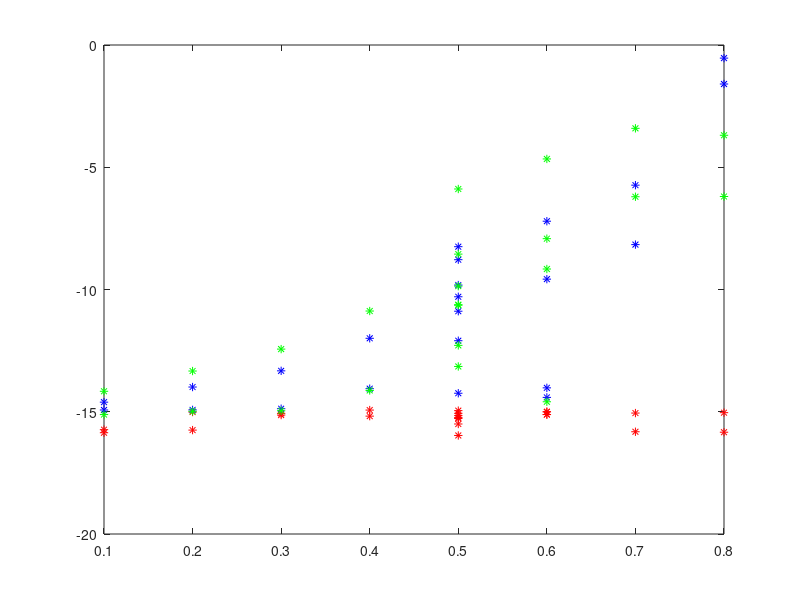

Write MATLAB code to recreate this figure. (Note: this script raises an error after producing the figure.)
% COPYRIGHT © 2025 FAU
% 
% This MATLAB script is the intellectual property of FAU.
% All rights reserved.
% 
% Redistribution and use in source and binary forms, with or without 
% modification, are permitted provided that the following conditions are met:
% 
% 1. Redistributions of source code must retain the above copyright notice, 
%    this list of conditions, and the following disclaimer.
% 2. Redistributions in binary form must reproduce the above copyright notice, 
%    this list of conditions, and the following disclaimer in the documentation 
%    and/or other materials provided with the distribution.
% 3. Neither the name of FAU nor the names of its 
%    contributors may be used to endorse or promote products derived from 
%    this software without specific prior written permission.
% 
% THIS SOFTWARE IS PROVIDED "AS IS" AND ANY EXPRESS OR IMPLIED WARRANTIES, 
% INCLUDING, BUT NOT LIMITED TO, THE IMPLIED WARRANTIES OF MERCHANTABILITY AND 
% FITNESS FOR A PARTICULAR PURPOSE ARE DISCLAIMED. IN NO EVENT SHALL THE 
% COPYRIGHT HOLDER OR CONTRIBUTORS BE LIABLE FOR ANY DIRECT, INDIRECT, INCIDENTAL, 
% SPECIAL, EXEMPLARY, OR CONSEQUENTIAL DAMAGES (INCLUDING, BUT NOT LIMITED TO, 
% PROCUREMENT OF SUBSTITUTE GOODS OR SERVICES; LOSS OF USE, DATA, OR PROFITS; 
% OR BUSINESS INTERRUPTION) HOWEVER CAUSED AND ON ANY THEORY OF LIABILITY, 
% WHETHER IN CONTRACT, STRICT LIABILITY, OR TORT (INCLUDING NEGLIGENCE OR OTHERWISE) 
% ARISING IN ANY WAY OUT OF THE USE OF THIS SOFTWARE, EVEN IF ADVISED OF THE 
% POSSIBILITY OF SUCH DAMAGE.
%
% Author: Kaarmukilan

clc
clear
close all

% Jamming ID : 4,5,6,7,8
jamID = 4;

% if jamID == 4
%     jamIndex = [1 2 3 7 9 12 13 15 18 19];
% elseif jamID == 5
%     jamIndex = [4 5 6 8 10 11 14 16 17 20];
% elseif jamID == 6
%     jamIndex = 21;
% elseif jamID == 7
%     jamIndex = 22;
% elseif jamID == 8
%     jamIndex = 23;
% end
jamIndex = 1:23;
% Jamming Power (W)
jamPower = [0.1 0.3 0.6 0.1 0.3 0.6 0.2 0.2 0.4 0.4 0.5 0.5 0.7 0.7 0.8 0.8 0.6 0.6 repmat(0.5,1,13)];

% Jammind Distance (m)
jamDistance = [repmat(10,1,23) 3 5 7 10 13 16 19 21];

load EVM_dB_values.mat 
load EVM_rms_values.mat

% dB values
noJam_dB = EVM_dB_matrix(:,2);
gauss_dB = EVM_dB_matrix(:,3);
sine_dB  = EVM_dB_matrix(:,4);

% percentage values
noJam_rms = EVM_rms_matrix(:,2);
gauss_rms = EVM_rms_matrix(:,3);
sine_rms  = EVM_rms_matrix(:,4);

figure;
plot(jamPower(jamIndex),noJam_dB(jamIndex),'r*');
hold on;
plot(jamPower(jamIndex),gauss_dB(jamIndex),'b*');
hold on;
plot(jamPower(jamIndex),sine_dB(jamIndex),'g*');
hold on;
y_value = -14;  % EVM threshold for -14dB
yline(y_value, '--k', 'LineWidth', 1.5);  
figName = sprintf('Jamming Power vs EVM');
title(figName)
xlabel('Jamming Power (W)')
ylabel('EVM (dB)')
legend({'No Jam','Gauss','Sine'},'Location','northwest');

figure;
plot(jamDistance(24:31),noJam_dB(24:31),'r*');
hold on;
plot(jamDistance(24:31),gauss_dB(24:31),'b*');
hold on;
plot(jamDistance(24:31),sine_dB(24:31),'g*');
hold on;
yline(y_value, '--k', 'LineWidth', 1.5);  
title('Jamming Distance vs EVM')
xlabel('Jamming Distance (m)')
ylabel('EVM (dB)')
legend({'No Jam','Gauss','Sine'},'Location','northwest');